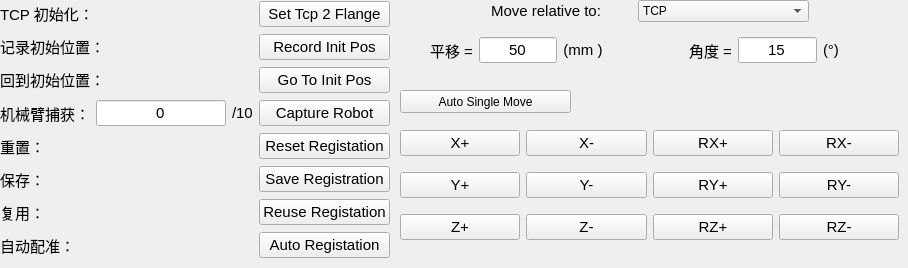
     <widget class="QWidget" name="RobotMoveTab">
      <attribute name="title">
       <string>机械臂控制</string>
      </attribute>
      <widget class="QWidget" name="layoutWidget_23">
       <property name="geometry">
        <rect>
         <x>400</x>
         <y>120</y>
         <width>499</width>
         <height>131</height>
        </rect>
       </property>
       <layout class="QGridLayout" name="RobotMoveGrid">
        <item row="4" column="5">
         <widget class="QPushButton" name="RobotRZMinusBtn">
          <property name="font">
           <font>
            <pointsize>11</pointsize>
           </font>
          </property>
          <property name="text">
           <string>RZ-</string>
          </property>
         </widget>
        </item>
        <item row="1" column="3">
         <widget class="QPushButton" name="RobotXMinusBtn">
          <property name="font">
           <font>
            <pointsize>11</pointsize>
           </font>
          </property>
          <property name="text">
           <string>X-</string>
          </property>
         </widget>
        </item>
        <item row="4" column="2">
         <widget class="QPushButton" name="RobotZPlusBtn">
          <property name="font">
           <font>
            <pointsize>11</pointsize>
           </font>
          </property>
          <property name="text">
           <string>Z+</string>
          </property>
         </widget>
        </item>
        <item row="3" column="3">
         <widget class="QPushButton" name="RobotYMinusBtn">
          <property name="font">
           <font>
            <pointsize>11</pointsize>
           </font>
          </property>
          <property name="text">
           <string>Y-</string>
          </property>
         </widget>
        </item>
        <item row="1" column="4">
         <widget class="QPushButton" name="RobotRXPlusBtn">
          <property name="font">
           <font>
            <pointsize>11</pointsize>
           </font>
          </property>
          <property name="text">
           <string>RX+</string>
          </property>
         </widget>
        </item>
        <item row="3" column="4">
         <widget class="QPushButton" name="RobotRYPlusBtn">
          <property name="font">
           <font>
            <pointsize>11</pointsize>
           </font>
          </property>
          <property name="text">
           <string>RY+</string>
          </property>
         </widget>
        </item>
        <item row="1" column="5">
         <widget class="QPushButton" name="RobotRXMinusBtn">
          <property name="font">
           <font>
            <pointsize>11</pointsize>
           </font>
          </property>
          <property name="text">
           <string>RX-</string>
          </property>
         </widget>
        </item>
        <item row="4" column="4">
         <widget class="QPushButton" name="RobotRZPlusBtn">
          <property name="font">
           <font>
            <pointsize>11</pointsize>
           </font>
          </property>
          <property name="text">
           <string>RZ+</string>
          </property>
         </widget>
        </item>
        <item row="3" column="5">
         <widget class="QPushButton" name="RobotRYMinusBtn">
          <property name="font">
           <font>
            <pointsize>11</pointsize>
           </font>
          </property>
          <property name="text">
           <string>RY-</string>
          </property>
         </widget>
        </item>
        <item row="4" column="3">
         <widget class="QPushButton" name="RobotZMinusBtn">
          <property name="font">
           <font>
            <pointsize>11</pointsize>
           </font>
          </property>
          <property name="text">
           <string>Z-</string>
          </property>
         </widget>
        </item>
        <item row="1" column="2">
         <widget class="QPushButton" name="RobotXPlusBtn">
          <property name="font">
           <font>
            <pointsize>11</pointsize>
           </font>
          </property>
          <property name="text">
           <string>X+</string>
          </property>
         </widget>
        </item>
        <item row="3" column="2">
         <widget class="QPushButton" name="RobotYPlusBtn">
          <property name="font">
           <font>
            <pointsize>11</pointsize>
           </font>
          </property>
          <property name="text">
           <string>Y+</string>
          </property>
         </widget>
        </item>
       </layout>
      </widget>
      <widget class="QWidget" name="layoutWidget">
       <property name="geometry">
        <rect>
         <x>420</x>
         <y>0</y>
         <width>429</width>
         <height>23</height>
        </rect>
       </property>
       <layout class="QHBoxLayout" name="horizontalLayout_154">
        <item>
         <spacer name="horizontalSpacer_8">
          <property name="orientation">
           <enum>Qt::Horizontal</enum>
          </property>
          <property name="sizeType">
           <enum>QSizePolicy::Fixed</enum>
          </property>
          <property name="sizeHint" stdset="0">
           <size>
            <width>40</width>
            <height>10</height>
           </size>
          </property>
         </spacer>
        </item>
        <item>
         <widget class="QLabel" name="label_352">
          <property name="sizePolicy">
           <sizepolicy hsizetype="Preferred" vsizetype="Fixed">
            <horstretch>0</horstretch>
            <verstretch>0</verstretch>
           </sizepolicy>
          </property>
          <property name="font">
           <font>
            <pointsize>11</pointsize>
           </font>
          </property>
          <property name="text">
           <string>Move relative to:</string>
          </property>
          <property name="alignment">
           <set>Qt::AlignCenter</set>
          </property>
         </widget>
        </item>
        <item>
         <widget class="QComboBox" name="RobotMoveType">
          <item>
           <property name="text">
            <string>TCP</string>
           </property>
          </item>
          <item>
           <property name="text">
            <string>Robot base</string>
           </property>
          </item>
         </widget>
        </item>
        <item>
         <spacer name="horizontalSpacer_9">
          <property name="orientation">
           <enum>Qt::Horizontal</enum>
          </property>
          <property name="sizeType">
           <enum>QSizePolicy::Fixed</enum>
          </property>
          <property name="sizeHint" stdset="0">
           <size>
            <width>40</width>
            <height>10</height>
           </size>
          </property>
         </spacer>
        </item>
       </layout>
      </widget>
      <widget class="QWidget" name="layoutWidget">
       <property name="geometry">
        <rect>
         <x>420</x>
         <y>30</y>
         <width>429</width>
         <height>41</height>
        </rect>
       </property>
       <layout class="QHBoxLayout" name="horizontalLayout_153">
        <item>
         <spacer name="horizontalSpacer_6">
          <property name="orientation">
           <enum>Qt::Horizontal</enum>
          </property>
          <property name="sizeType">
           <enum>QSizePolicy::Fixed</enum>
          </property>
          <property name="sizeHint" stdset="0">
           <size>
            <width>10</width>
            <height>5</height>
           </size>
          </property>
         </spacer>
        </item>
        <item>
         <widget class="QLabel" name="TranslateTextLabel">
          <property name="sizePolicy">
           <sizepolicy hsizetype="Preferred" vsizetype="Fixed">
            <horstretch>0</horstretch>
            <verstretch>0</verstretch>
           </sizepolicy>
          </property>
          <property name="font">
           <font>
            <pointsize>11</pointsize>
           </font>
          </property>
          <property name="layoutDirection">
           <enum>Qt::LeftToRight</enum>
          </property>
          <property name="text">
           <string>平移 =</string>
          </property>
          <property name="alignment">
           <set>Qt::AlignCenter</set>
          </property>
         </widget>
        </item>
        <item>
         <widget class="QLineEdit" name="TranslateDistanceLineEdit">
          <property name="font">
           <font>
            <pointsize>11</pointsize>
           </font>
          </property>
          <property name="text">
           <string>50</string>
          </property>
          <property name="alignment">
           <set>Qt::AlignCenter</set>
          </property>
         </widget>
        </item>
        <item>
         <widget class="QLabel" name="label_355">
          <property name="sizePolicy">
           <sizepolicy hsizetype="Preferred" vsizetype="Fixed">
            <horstretch>0</horstretch>
            <verstretch>0</verstretch>
           </sizepolicy>
          </property>
          <property name="font">
           <font>
            <pointsize>11</pointsize>
           </font>
          </property>
          <property name="text">
           <string>(mm )</string>
          </property>
          <property name="alignment">
           <set>Qt::AlignCenter</set>
          </property>
         </widget>
        </item>
        <item>
         <spacer name="horizontalSpacer_5">
          <property name="orientation">
           <enum>Qt::Horizontal</enum>
          </property>
          <property name="sizeType">
           <enum>QSizePolicy::Fixed</enum>
          </property>
          <property name="sizeHint" stdset="0">
           <size>
            <width>80</width>
            <height>5</height>
           </size>
          </property>
         </spacer>
        </item>
        <item>
         <widget class="QLabel" name="RotateTextLabel">
          <property name="sizePolicy">
           <sizepolicy hsizetype="Preferred" vsizetype="Fixed">
            <horstretch>0</horstretch>
            <verstretch>0</verstretch>
           </sizepolicy>
          </property>
          <property name="font">
           <font>
            <pointsize>11</pointsize>
           </font>
          </property>
          <property name="layoutDirection">
           <enum>Qt::LeftToRight</enum>
          </property>
          <property name="text">
           <string>角度 =</string>
          </property>
         </widget>
        </item>
        <item>
         <widget class="QLineEdit" name="RotateAngleLineEdit">
          <property name="font">
           <font>
            <pointsize>11</pointsize>
           </font>
          </property>
          <property name="text">
           <string>15</string>
          </property>
          <property name="alignment">
           <set>Qt::AlignCenter</set>
          </property>
         </widget>
        </item>
        <item>
         <widget class="QLabel" name="label_354">
          <property name="sizePolicy">
           <sizepolicy hsizetype="Preferred" vsizetype="Fixed">
            <horstretch>0</horstretch>
            <verstretch>0</verstretch>
           </sizepolicy>
          </property>
          <property name="font">
           <font>
            <pointsize>11</pointsize>
           </font>
          </property>
          <property name="text">
           <string>(°)</string>
          </property>
         </widget>
        </item>
        <item>
         <spacer name="horizontalSpacer_7">
          <property name="orientation">
           <enum>Qt::Horizontal</enum>
          </property>
          <property name="sizeType">
           <enum>QSizePolicy::Fixed</enum>
          </property>
          <property name="sizeHint" stdset="0">
           <size>
            <width>10</width>
            <height>5</height>
           </size>
          </property>
         </spacer>
        </item>
       </layout>
      </widget>
      <widget class="QWidget" name="horizontalLayoutWidget_2">
       <property name="geometry">
        <rect>
         <x>0</x>
         <y>0</y>
         <width>390</width>
         <height>259</height>
        </rect>
       </property>
       <layout class="QHBoxLayout" name="horizontalLayout_3">
        <item>
         <layout class="QVBoxLayout" name="verticalLayout_5">
          <item>
           <widget class="QLabel" name="label">
            <property name="font">
             <font>
              <pointsize>11</pointsize>
             </font>
            </property>
            <property name="text">
             <string>TCP 初始化：</string>
            </property>
           </widget>
          </item>
          <item>
           <widget class="QLabel" name="label_7">
            <property name="font">
             <font>
              <pointsize>11</pointsize>
             </font>
            </property>
            <property name="text">
             <string>记录初始位置：</string>
            </property>
           </widget>
          </item>
          <item>
           <widget class="QLabel" name="label_8">
            <property name="font">
             <font>
              <pointsize>11</pointsize>
             </font>
            </property>
            <property name="text">
             <string>回到初始位置：</string>
            </property>
           </widget>
          </item>
          <item>
           <layout class="QHBoxLayout" name="horizontalLayout_10">
            <item>
             <widget class="QLabel" name="RobotCaptureTextLabel">
              <property name="font">
               <font>
                <pointsize>11</pointsize>
               </font>
              </property>
              <property name="text">
               <string>机械臂捕获：</string>
              </property>
             </widget>
            </item>
            <item>
             <widget class="QLineEdit" name="CaptureCountLineEdit">
              <property name="font">
               <font>
                <pointsize>11</pointsize>
               </font>
              </property>
              <property name="layoutDirection">
               <enum>Qt::LeftToRight</enum>
              </property>
              <property name="text">
               <string>0</string>
              </property>
              <property name="alignment">
               <set>Qt::AlignCenter</set>
              </property>
             </widget>
            </item>
            <item>
             <widget class="QLabel" name="CaputreMaxSizeLabel">
              <property name="font">
               <font>
                <pointsize>11</pointsize>
               </font>
              </property>
              <property name="text">
               <string>/10</string>
              </property>
             </widget>
            </item>
           </layout>
          </item>
          <item>
           <widget class="QLabel" name="label_2">
            <property name="font">
             <font>
              <pointsize>11</pointsize>
             </font>
            </property>
            <property name="text">
             <string>重置：</string>
            </property>
           </widget>
          </item>
          <item>
           <widget class="QLabel" name="label_3">
            <property name="font">
             <font>
              <pointsize>11</pointsize>
             </font>
            </property>
            <property name="text">
             <string>保存：</string>
            </property>
           </widget>
          </item>
          <item>
           <widget class="QLabel" name="label_4">
            <property name="font">
             <font>
              <pointsize>11</pointsize>
             </font>
            </property>
            <property name="text">
             <string>复用：</string>
            </property>
           </widget>
          </item>
          <item>
           <widget class="QLabel" name="label_6">
            <property name="font">
             <font>
              <pointsize>11</pointsize>
             </font>
            </property>
            <property name="text">
             <string>自动配准：</string>
            </property>
           </widget>
          </item>
         </layout>
        </item>
        <item>
         <layout class="QVBoxLayout" name="verticalLayout_6">
          <item>
           <widget class="QPushButton" name="SetTcpToFlangeBtn">
            <property name="font">
             <font>
              <pointsize>11</pointsize>
             </font>
            </property>
            <property name="text">
             <string>Set Tcp 2 Flange</string>
            </property>
           </widget>
          </item>
          <item>
           <widget class="QPushButton" name="RecordInitPosBtn">
            <property name="font">
             <font>
              <pointsize>11</pointsize>
             </font>
            </property>
            <property name="text">
             <string>Record Init Pos</string>
            </property>
           </widget>
          </item>
          <item>
           <widget class="QPushButton" name="GoToInitPosBtn">
            <property name="font">
             <font>
              <pointsize>11</pointsize>
             </font>
            </property>
            <property name="text">
             <string>Go To Init Pos</string>
            </property>
           </widget>
          </item>
          <item>
           <widget class="QPushButton" name="CaptureRobotBtn">
            <property name="font">
             <font>
              <pointsize>11</pointsize>
             </font>
            </property>
            <property name="text">
             <string>Capture Robot</string>
            </property>
           </widget>
          </item>
          <item>
           <widget class="QPushButton" name="ResetRobotRegistrationBtn">
            <property name="font">
             <font>
              <pointsize>11</pointsize>
             </font>
            </property>
            <property name="text">
             <string>Reset Registation</string>
            </property>
           </widget>
          </item>
          <item>
           <widget class="QPushButton" name="SaveRobotRegistrationBtn">
            <property name="font">
             <font>
              <pointsize>11</pointsize>
             </font>
            </property>
            <property name="text">
             <string>Save Registration</string>
            </property>
           </widget>
          </item>
          <item>
           <widget class="QPushButton" name="ReuseRobotRegistationBtn">
            <property name="font">
             <font>
              <pointsize>11</pointsize>
             </font>
            </property>
            <property name="text">
             <string>Reuse Registation</string>
            </property>
           </widget>
          </item>
          <item>
           <widget class="QPushButton" name="RobotAutoRegistationBtn">
            <property name="font">
             <font>
              <pointsize>11</pointsize>
             </font>
            </property>
            <property name="text">
             <string>Auto Registation</string>
            </property>
           </widget>
          </item>
         </layout>
        </item>
       </layout>
      </widget>
      <widget class="QPushButton" name="automoveBtn">
       <property name="geometry">
        <rect>
         <x>400</x>
         <y>90</y>
         <width>171</width>
         <height>23</height>
        </rect>
       </property>
       <property name="text">
        <string>Auto Single Move</string>
       </property>
      </widget>
     </widget>
